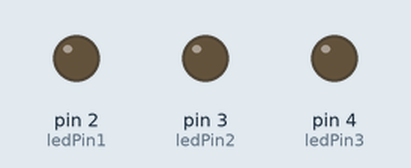
This sketch was run on a simulated Arduino Uno, built with avr-gcc and run on an emulated ATmega328P. On the bench: output pins drawn as LEDs (lit = HIGH).

Above: at 0.02 s.
At 2.87 s:
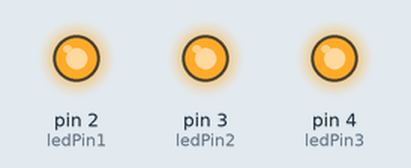
Timing chart, 0 to 3.2 s (numbered marks = the images above):
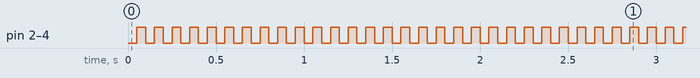

Measured:
- by itself, pin 2 (ledPin1), pin 3 (ledPin2), pin 4 (ledPin3): alternates HIGH for 0.05 s and LOW for 0.05 s

The sketch:

LEDBlink.ino
```cpp
/* LED Blink */

// constants won't change. Used here to set a pin number :
const int ledPin1 =  2;      // the number of the LED pin
const int ledPin2 =  3;
const int ledPin3 =  4;

// Variables will change :
int ledState = HIGH;             // ledState used to set the LED

// Generally, you should use "unsigned long" for variables that hold time
// The value will quickly become too large for an int to store
unsigned long previousMillis = 0;        // will store last time LED was updated

// constants won't change :
const long interval = 1000;           // interval at which to blink (milliseconds)

void setup() {
  // set the digital pin as output:
  pinMode(ledPin1, OUTPUT);
  pinMode(ledPin2, OUTPUT);
  pinMode(ledPin3, OUTPUT);
}

void loop() {
  // here is where you'd put code that needs to be running all the time.

  // check to see if it's time to blink the LED; that is, if the
  // difference between the current time and last time you blinked
  // the LED is bigger than the interval at which you want to
  // blink the LED.

    // set the LED with the ledState of the variable:
    if (ledState == HIGH) {
      ledState = LOW;
      digitalWrite(ledPin1, ledState);
      digitalWrite(ledPin2, ledState);
      digitalWrite(ledPin3, ledState);
    } else {
      ledState = HIGH;
      digitalWrite(ledPin1, ledState);
      digitalWrite(ledPin2, ledState);
      digitalWrite(ledPin3, ledState);
    }
    delay(50);
}
```
